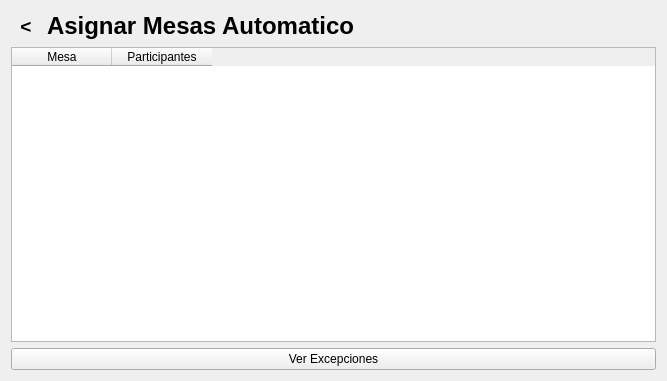
<?xml version="1.0" encoding="UTF-8"?>
<ui version="4.0">
 <class>Form</class>
 <widget class="QWidget" name="Form">
  <property name="geometry">
   <rect>
    <x>0</x>
    <y>0</y>
    <width>667</width>
    <height>381</height>
   </rect>
  </property>
  <property name="windowTitle">
   <string>Form</string>
  </property>
  <layout class="QVBoxLayout" name="verticalLayout_2">
   <item>
    <layout class="QHBoxLayout" name="horizontalLayout_Titulo_3" stretch="0,0,1">
     <item>
      <widget class="QToolButton" name="btnAtras_mesaautomatico">
       <property name="font">
        <font>
         <pointsize>14</pointsize>
         <weight>75</weight>
         <bold>true</bold>
        </font>
       </property>
       <property name="text">
        <string>&lt;</string>
       </property>
       <property name="autoRaise">
        <bool>true</bool>
       </property>
      </widget>
     </item>
     <item>
      <widget class="QLabel" name="labelTitulo_3">
       <property name="font">
        <font>
         <pointsize>18</pointsize>
         <weight>75</weight>
         <bold>true</bold>
        </font>
       </property>
       <property name="text">
        <string>Asignar Mesas Automatico</string>
       </property>
      </widget>
     </item>
     <item>
      <spacer name="horizontalSpacer_Titulo_3">
       <property name="orientation">
        <enum>Qt::Horizontal</enum>
       </property>
       <property name="sizeHint" stdset="0">
        <size>
         <width>40</width>
         <height>20</height>
        </size>
       </property>
      </spacer>
     </item>
    </layout>
   </item>
   <item>
    <layout class="QHBoxLayout" name="horizontalLayout">
     <item>
      <widget class="QTableWidget" name="tbl_mesaparticipantes">
       <property name="rowCount">
        <number>0</number>
       </property>
       <property name="columnCount">
        <number>2</number>
       </property>
       <column>
        <property name="text">
         <string>Mesa</string>
        </property>
       </column>
       <column>
        <property name="text">
         <string>Participantes</string>
        </property>
       </column>
      </widget>
     </item>
    </layout>
   </item>
   <item>
    <layout class="QVBoxLayout" name="verticalLayout">
     <item>
      <widget class="QPushButton" name="btn_verExcepciones">
       <property name="text">
        <string>Ver Excepciones</string>
       </property>
      </widget>
     </item>
    </layout>
   </item>
  </layout>
 </widget>
 <resources/>
 <connections/>
</ui>
